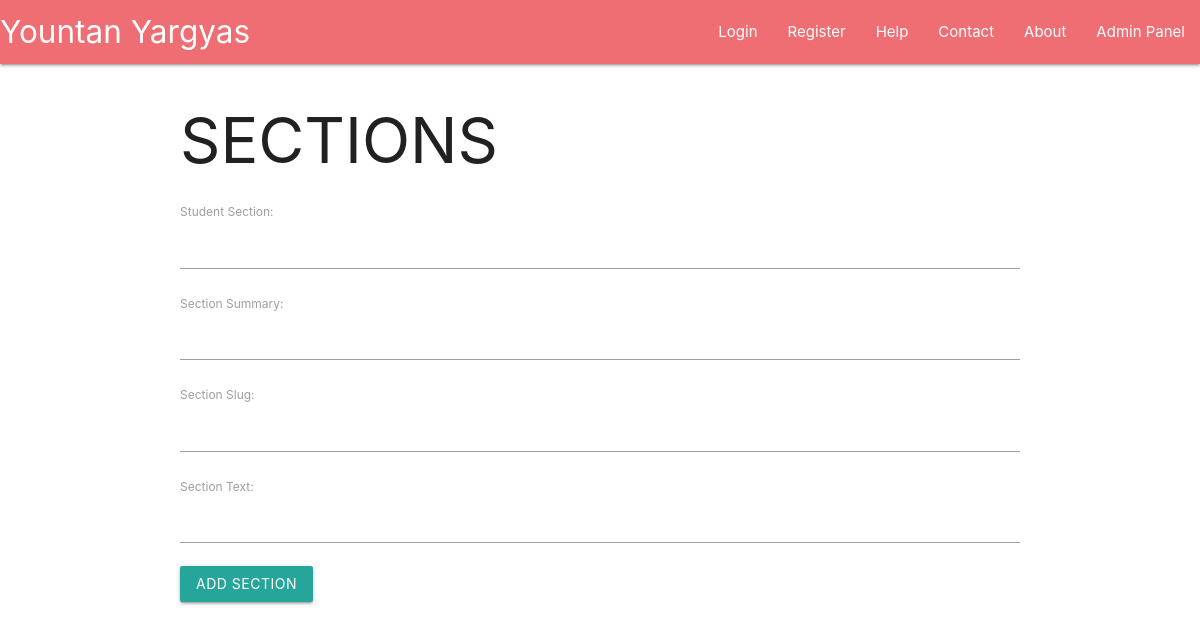
/classes/class-one/math/polynomials, run on an earlier commit of the app's database.
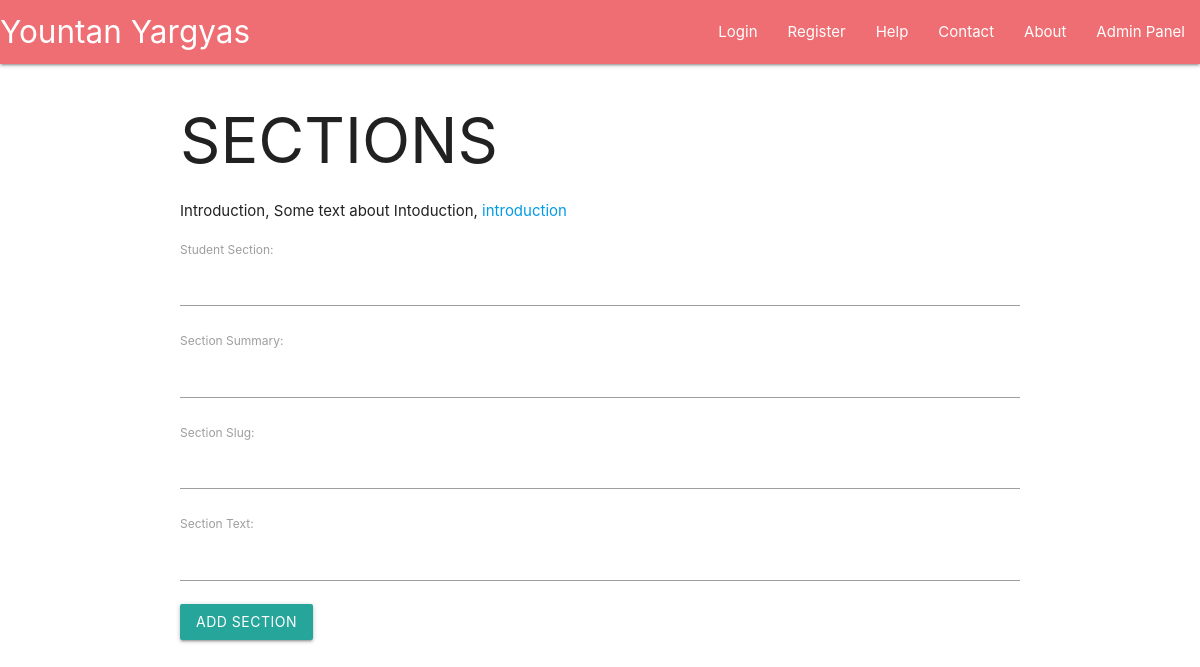
And on a later commit of the database.
### main/models.py (models this page shows, shortened)
class StudentSection(models.Model):
    student_section = models.CharField(max_length=100)
    section_summary = models.CharField(max_length=500)
    section_slug = models.CharField(max_length=100)
    section_text = models.CharField(max_length=1000)
    student_chapter = models.ForeignKey(StudentChapter, default=1, verbose_name="Chapter", on_delete=models.SET_DEFAULT)
    class Meta:
        verbose_name_plural = "Sections"

### main/views.py (the view, shortened to what this page needs)
# urls.py: path("classes/<slug:class_slug>/<slug:subject_slug>/<slug:chapter_slug>", views.student_chapter, name="student_chapter"),
def student_chapter(request, class_slug, subject_slug, chapter_slug):
    class_slugs = [c.class_slug for c in StudentClass.objects.all()]
    if class_slug in class_slugs:
        matching_subjects = StudentSubject.objects.filter(student_class__class_slug=class_slug)
        subject_slugs = [s.subject_slug for s in matching_subjects]
        if subject_slug in subject_slugs:
            matching_chapters = StudentChapter.objects.filter(student_subject__subject_slug=subject_slug, student_subject__student_class__class_slug=class_slug)
            chapter_slugs = [c.chapter_slug for c in matching_chapters]
            if chapter_slug in chapter_slugs:
                matching_sections = StudentSection.objects.filter(student_chapter__chapter_slug=chapter_slug, student_chapter__student_subject__subject_slug=subject_slug, student_chapter__student_subject__student_class__class_slug=class_slug)
                form = AddSection(initial={"student_chapter": StudentChapter.objects.filter(chapter_slug=chapter_slug, student_subject__subject_slug=subject_slug, student_subject__student_class__class_slug=class_slug)[0]})
                return render(
                    request=request,
                    template_name="main/sections.html",
                    context={"student_sections": matching_sections, "class_slug": class_slug, "subject_slug": subject_slug, "chapter_slug": chapter_slug, "form": form}
                    )
            else:
                return HttpResponse(f"{chapter_slug} chapter is not present!")
        else:
            return HttpResponse(f"{subject_slug} subject is not present!")
    else:
        return HttpResponse(f"{class_slug} class is not present!")

### main/forms.py
class AddSection(forms.ModelForm):
    class Meta:
        model = StudentSection
        fields = ["student_section", "section_summary", "section_slug", "section_text", "student_chapter"]
        labels = {"student_section": "Student Section", "section_summary": "Section Summary", "section_slug": "Section Slug", "section_text": "Section Text", "student_chapter": "Student Chapter (FK)"}
        widgets = {"student_chapter": forms.HiddenInput()}

### main/templates/main/sections.html (shortened to what this page needs)
{% extends "Main/header.html" %}
{% block content %}
    <h1>SECTIONS</h1>
    {% for section in student_sections %}
        <p>{{ section.student_section }}, {{ section.section_summary }}, <a href="/classes/{{ class_slug }}/{{ subject_slug }}/{{ chapter_slug }}/{{ section.section_slug }}">{{ section.section_slug }}</a></p>
    {% endfor %}
    <form method="POST">
        {{ form.as_p }}
        <button type="submit" class="btn">Add Section</button>
    </form>
{% endblock %}

What changed in the data, as far as the page shows it:
added StudentSection: student_section "Introduction", section_summary "Some text about Intoduction", section_slug "introduction"
